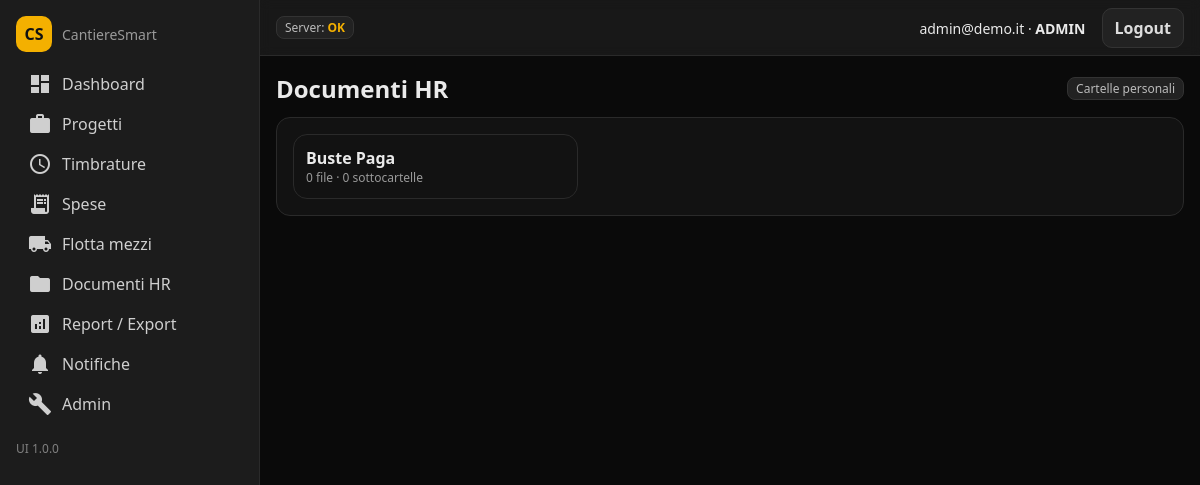
Page /documents/ (signed in) on the committed database.
### core/models.py (models this page shows, shortened)
class UserFolder(models.Model):
    owner = models.ForeignKey(settings.AUTH_USER_MODEL, on_delete=models.CASCADE, related_name='hr_folders')
    name = models.CharField(max_length=120)
    parent = models.ForeignKey('self', on_delete=models.CASCADE, null=True, blank=True, related_name='children')
    created_at = models.DateTimeField(auto_now_add=True)
    class Meta:
        ordering = ['name']
        unique_together = [('owner','parent','name')]

### core/views.py (the view)
# urls.py: path('documents/', views.docs_home, name='docs_home'),
@login_required
def docs_home(request):
    roots = UserFolder.objects.filter(owner=request.user, parent__isnull=True).order_by('name')
    return render(request, 'core/docs_home.html', {'roots': roots})

### core/templates/core/docs_home.html (shortened to what this page needs)
{% extends "core/base.html" %}
{% block content %}
  <div style="display:flex; align-items:center; justify-content:space-between; margin-bottom:12px">
    <h2 style="margin:0">Documenti HR</h2>
    <div class="badge">Cartelle personali</div>
  </div>
  <div class="card">
    {% if roots %}
      <div style="display:grid; gap:10px; grid-template-columns: repeat(3, minmax(0,1fr));">
        {% for r in roots %}
          <a class="card" style="padding:12px" href="/documents/folder/{{ r.id }}/">
            <div style="font-weight:800">{{ r.name }}</div>
            <div style="font-size:12px; color:#9a9a9a">{{ r.files.count }} file · {{ r.children.count }} sottocartelle</div>
          </a>
        {% endfor %}
      </div>
    {% else %}
      <div style="font-size:14px; color:#9a9a9a">Nessuna cartella. Crea cartelle e file da <b>/admin</b> → User folders / User files.</div>
    {% endif %}
  </div>
{% endblock %}

### core/templates/core/base.html (shortened to what this page needs)
<!doctype html>
<html lang="it">
<head>
</head>
<body>
<div class="layout">
  <aside class="sidebar">
    <div style="display:flex; gap:10px; align-items:center; margin-bottom:12px">
      <div style="width:36px;height:36px;border-radius:10px;background:var(--yellow);display:grid;place-items:center;color:#111;font-weight:900">CS</div>
      <div style="font-size:14px;color:#9a9a9a">CantiereSmart</div>
    </div>
    <div class="nav">
      <a href="/dashboard"><span class="material-icons">dashboard</span>Dashboard</a>
      <a href="/projects"><span class="material-icons">work</span>Progetti</a>
      <a href="/times"><span class="material-icons">schedule</span>Timbrature</a>
      <a href="/costs"><span class="material-icons">receipt_long</span>Spese</a>
      <a href="/fleet"><span class="material-icons">local_shipping</span>Flotta mezzi</a>
      <a href="/documents"><span class="material-icons">folder</span>Documenti HR</a>
      <a href="#"><span class="material-icons">analytics</span>Report / Export</a>
      <a href="#"><span class="material-icons">notifications</span>Notifiche</a>
      <a href="/admin/"><span class="material-icons">build</span>Admin</a>
    </div>
    <div style="margin-top:16px; font-size:12px; color:#808080">UI 1.0.0</div>
  </aside>
  <div style="flex:1; display:flex; flex-direction:column">
    <div class="topbar">
      <div class="badge">Server: <b style="color:var(--yellow)">OK</b></div>
      <div>
        {% if request.user.is_authenticated %}
          <span style="font-size:14px; margin-right:12px">{{ request.user.get_username }}{% if request.user.is_staff %} · <b>ADMIN</b>{% endif %}</span>
          <a class="btn secondary" href="/logout/">Logout</a>
        {% else %}
          <a class="btn secondary" href="/login/">Login</a>
        {% endif %}
      </div>
    </div>
    <main style="padding:16px">
      {% block content %}{% endblock %}
    </main>
  </div>
</div>
</body>
</html>

### core/templates/core/base.html (style rules this page uses)
:root { --yellow:#F4B000; --orange:#FF7A00; --black:#0A0A0A; --gray:#1C1C1C; }
* { box-sizing:border-box }
body { margin:0; background:#0A0A0A; color:#eaeaea; font-family:system-ui, Arial }
a { color:inherit; text-decoration:none }
.layout { display:flex; min-height:100vh }
.sidebar { width:260px; background:#1C1C1C; border-right:1px solid #2a2a2a; padding:16px; position:sticky; top:0; height:100vh }
.nav a { display:flex; gap:10px; align-items:center; padding:8px 12px; border-radius:10px; color:#cfcfcf }
.topbar { height:56px; border-bottom:1px solid #2a2a2a; background:#1C1C1Ccc; display:flex; align-items:center; justify-content:space-between; padding:0 16px; position:sticky; top:0; backdrop-filter: blur(6px); }
.badge { background:#222; border:1px solid #333; border-radius:8px; padding:2px 8px; font-size:12px; color:#bbb }
.btn { background:var(--yellow); color:#111; border:none; padding:8px 12px; border-radius:10px; font-weight:700; cursor:pointer }
.btn.secondary { background:#222; color:#ddd; border:1px solid #333 }
.card { background:#121212; border:1px solid #2a2a2a; border-radius:14px; padding:16px; }

### rows in the picture
UserFolder: name "Buste Paga", files.count "0", children.count "0"

### other values in the picture
{{ request.user.get_username }} "admin@demo.it"
